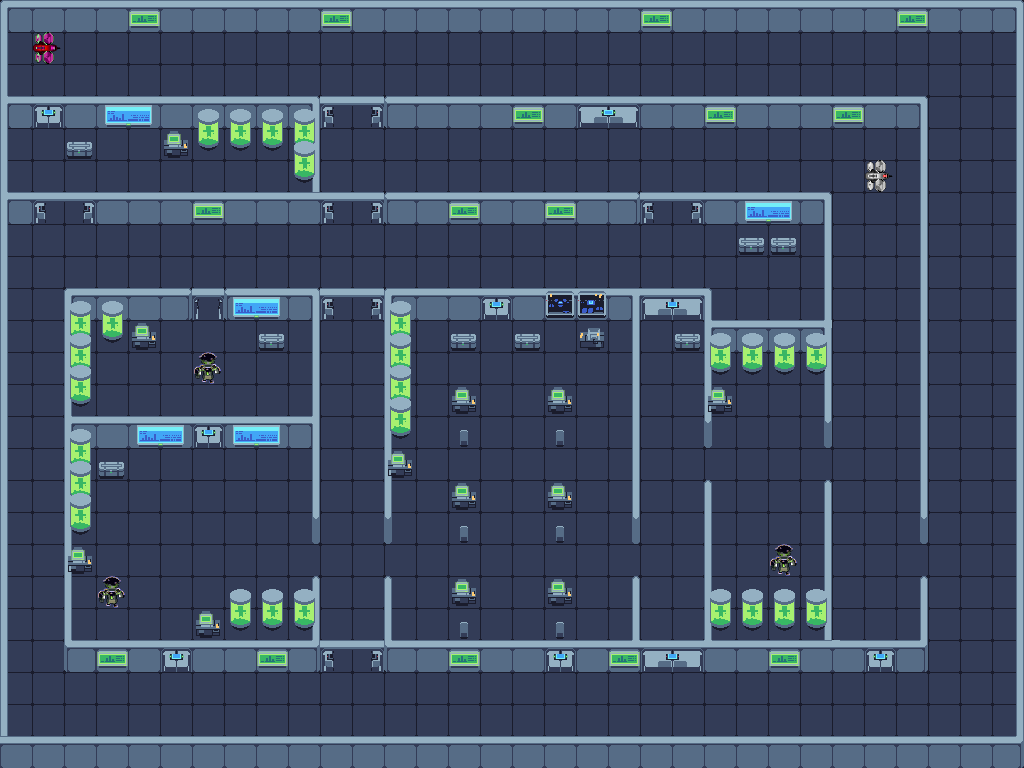

A level layout from a 2D game, rendered from its tile map. Below: a short description, then the map file with tile-grid data replaced by summaries:
An orthogonal 32x24 tile map with 32x32 px tiles, 10 tile layers (Ground, WallsRightQuarter, WallsLeftQuarter, WallsLowerHalf, ...), 5 tilesets.

<map version="1.10" tiledversion="1.10.2" orientation="orthogonal" renderorder="right-down" width="32" height="24" tilewidth="32" tileheight="32" infinite="0" nextlayerid="14" nextobjectid="1">
 <tileset firstgid="1" name="Ground" tilewidth="32" tileheight="32" tilecount="851" columns="37">
  <image source="tilesetx1.png" width="1184" height="736" />
 </tileset>
 <tileset firstgid="852" name="Obstacle" tilewidth="32" tileheight="32" tilecount="528" columns="24">
  <image source="propsanditemsx1.png" width="768" height="704" />
 </tileset>
 <tileset firstgid="1380" name="Player1" tilewidth="32" tileheight="32" tilecount="1" columns="1">
  <image source="../player/anotherRed.png" width="32" height="32" />
 </tileset>
 <tileset firstgid="1381" name="Player2" tilewidth="32" tileheight="32" tilecount="1" columns="1">
  <image source="../player/gray.png" width="32" height="32" />
 </tileset>
 <tileset firstgid="1382" name="Enemies" tilewidth="32" tileheight="32" tilecount="1" columns="1">
  <image source="../Enemy/Player_weapon_gun_voided.png" width="32" height="32" />
 </tileset>
 <layer id="2" name="Ground" width="32" height="24">
  <data>[768 cells, 768 non-empty, 1 distinct tile ids]</data>
 </layer>
 <layer id="11" name="WallsRightQuarter" width="32" height="24">
  <data>[768 cells, 67 non-empty, 3 distinct tile ids]</data>
 </layer>
 <layer id="12" name="WallsLeftQuarter" width="32" height="24">
  <data>[768 cells, 47 non-empty, 4 distinct tile ids]</data>
 </layer>
 <layer id="3" name="WallsLowerHalf" width="32" height="24">
  <data>[768 cells, 166 non-empty, 20 distinct tile ids]</data>
 </layer>
 <layer id="4" name="Obstacles" width="32" height="24">
  <data>[768 cells, 65 non-empty, 6 distinct tile ids]</data>
 </layer>
 <layer id="13" name="Deadly" width="32" height="24">
  <data>[768 cells, 0 non-empty, 0 distinct tile ids]</data>
 </layer>
 <layer id="5" name="Decoration" width="32" height="24">
  <data>[768 cells, 68 non-empty, 14 distinct tile ids]</data>
 </layer>
 <layer id="8" name="Player1" width="32" height="24">
  <data>[768 cells, 1 non-empty, 1 distinct tile ids]</data>
 </layer>
 <layer id="9" name="Player2" width="32" height="24">
  <data>[768 cells, 1 non-empty, 1 distinct tile ids]</data>
 </layer>
 <layer id="10" name="Enemies" width="32" height="24">
  <data>[768 cells, 3 non-empty, 1 distinct tile ids]</data>
 </layer>
</map>
